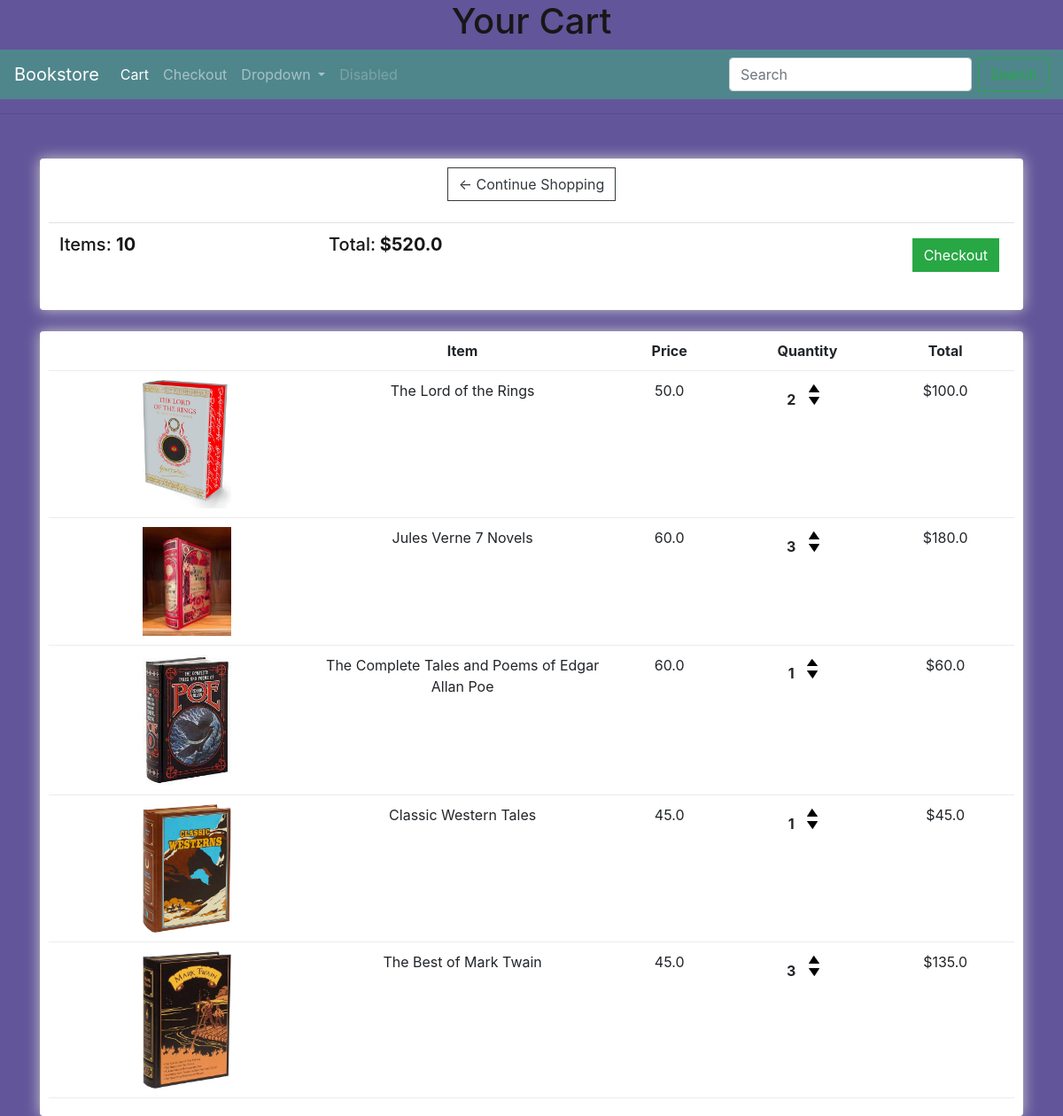
The app's page /cart/ (signed in) with its own data.
### store/models.py (models this page shows, shortened)
class Order(models.Model):
    customer=models.ForeignKey(Customer,null=True,blank=True,on_delete=models.SET_NULL)
    date_ordered=models.DateTimeField(auto_now_add=True)
    complete=models.BooleanField(default=False)
    transaction_id=models.CharField(max_length=100,null=True)
    @property
    def get_cart_total(self):
        orderitems=self.orderitem_set.all()
        total=sum([item.get_total for item in orderitems])
        return total
    @property
    def get_cart_items(self):
        orderitems=self.orderitem_set.all()
        total=sum([item.quantity for item in orderitems])
        return total

class OrderItem(models.Model):
    product=models.ForeignKey(Product,null=True,blank=True,on_delete=models.SET_NULL)
    order=models.ForeignKey(Order,null=True,blank=True,on_delete=models.SET_NULL)
    quantity=models.IntegerField(default=0,null=True,blank=True)
    date_added=models.DateTimeField(auto_now_add=True)
    @property
    def get_total(self):
        total=self.product.price*self.quantity
        return total

class Product(models.Model):
    name=models.CharField(max_length=200)
    price=models.FloatField()
    digital=models.BooleanField(default=False,null=True, blank=True)
    image=models.ImageField(upload_to="images",null=True)
    @property
    def imageURL(self):
        try:
            url=self.image.url
        except:
            url=''
        return url

### store/views.py (the view)
# urls.py: path('cart/',views.cart,name='cart'),
def cart(request):
    if request.user.is_authenticated:
        customer=request.user.customer
        order,created=Order.objects.get_or_create(customer,complete=False)
        items=order.orderitem_set.all()
    else:
        items=[]
        order={'get_cart_total':0,'get_cart_items':0}
    context={'items':items,'order':order}
    return render(request,'store/cart.html',context)

### store/templates/store/cart.html (shortened to what this page needs)
{% extends "store/main.html" %}
{% load static %}
{% block css_files %}
    <link rel='stylesheet' href="{% static "css/main.css" %}"/>
{% endblock %}
{% block headers %}
    <h1>Your Cart</h1>
{% endblock %}
{% block content %}
    <div class="row">
		<div class="col-lg-12">
			<div class="box-element">
				<a  class="btn btn-outline-dark" href="{% url 'home' %}">&#x2190; Continue Shopping</a>
				<br>
				<br>
				<table class="table">
					<tr>
						<th><h5>Items: <strong>{{ order.get_cart_items }}</strong></h5></th>
						<th><h5>Total:<strong> ${{ order.get_cart_total }}</strong></h5></th>
						<th>
							<a  style="float:right; margin:5px;" class="btn btn-success" href="{% url 'checkout' %}">Checkout</a>
						</th>
					</tr>
				</table>
			</div>
			<br>
			<div class="box-element">
				<div class="cart-row">
					<div style="flex:2"></div>
					<div style="flex:2"><strong>Item</strong></div>
					<div style="flex:1"><strong>Price</strong></div>
					<div style="flex:1"><strong>Quantity</strong></div>
					<div style="flex:1"><strong>Total</strong></div>
				</div>
				{% for item in items %}
				<div class="cart-row">
					<div style="flex:2"><img class="row-image" src="{{ item.product.imageURL }}"></div>
					<div style="flex:2"><p>{{ item.product.name }}</p></div>
					<div style="flex:1"><p>{{ item.product.price }}</p></div>
					<div style="flex:1">
						<p class="quantity">{{ item.quantity }}</p>
						<div class="quantity">
							<img class="chg-quantity" src="{% static  'images/arrow-up.png' %}">
							<img class="chg-quantity" src="{% static  'images/arrow-down.png' %}">
						</div>
					</div>
					<div style="flex:1"><p>${{ item.get_total }}</p></div>
				</div>
				{% endfor %}
			</div>
		</div>
	</div>
{% endblock %}

### static/css/main.css (style rules this page uses)
body { background-color: rgb(98, 85, 154); text-align: center; }
h1,h2,h3,h4,h5,h6 { color:hsl(0, 0%, 9%); }
.box-element { box-shadow:hsl(0, 0%, 80%) 0 0 16px; background-color: #fff; border-radius: 4px; padding: 10px; }
.col-lg-4, .col-lg-6, .col-lg-8, .col-lg-12 { margin-top: 10px; }
.btn { border-radius: 0; }
.row-image { width: 100px; }
.cart-row { display: flex; align-items: flex-stretch; padding-bottom: 10px; margin-bottom: 10px; border-bottom: 1px solid #ececec; }
.quantity { display: inline-block; font-weight: 700; padding-right:10px; }
.chg-quantity { width: 12px; cursor: pointer; display: block; margin-top: 5px; transition:.1s; }

### records on screen
Order: get_cart_items "10", get_cart_total "520.0"
OrderItem: product.imageURL (picture), product.name "The Lord of the Rings", product.price "50.0", quantity "2", get_total "100.0"
OrderItem: product.imageURL (picture), product.name "Jules Verne 7 Novels", product.price "60.0", quantity "3", get_total "180.0"
OrderItem: product.imageURL (picture), product.name "The Complete Tales and Poems of Edgar Allan Poe", product.price "60.0", quantity "1", get_total "60.0"
OrderItem: product.imageURL (picture), product.name "Classic Western Tales", product.price "45.0", quantity "1", get_total "45.0"
OrderItem: product.imageURL (picture), product.name "The Best of Mark Twain", product.price "45.0", quantity "3", get_total "135.0"
